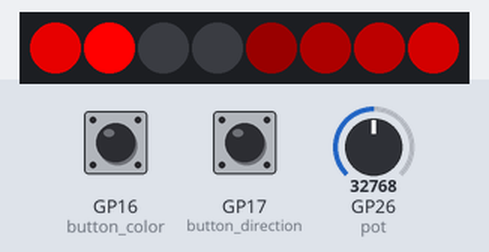
This program was run on a simulated Raspberry Pi Pico running MicroPython. Parts: 8 RGB LEDs in strip order, left to right. The test bench sets the inputs (shaded band); at power-on: GP16 (button_color) LOW, GP17 (button_direction) LOW, GP26 (pot) = 32768 (analog values on the 0–65535 scale).

Above: at 0.08 s.
1.3 s: GP16 (button_color) pulled HIGH for 0.15 s
At 1.72 s:
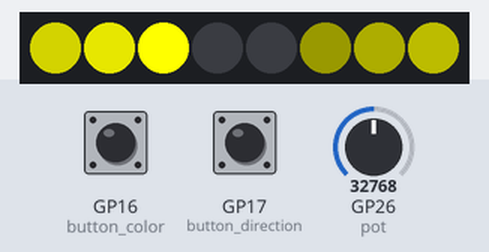
3.6 s: GP16 (button_color) pulled HIGH for 1 s
At 3.99 s:
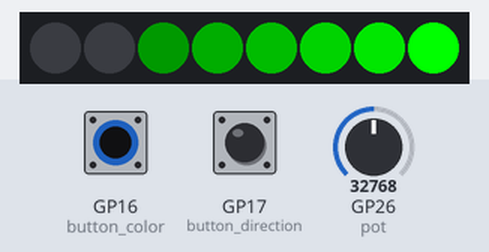
6.1 s: GP16 (button_color) pulled HIGH for 0.15 s
At 6.43 s:
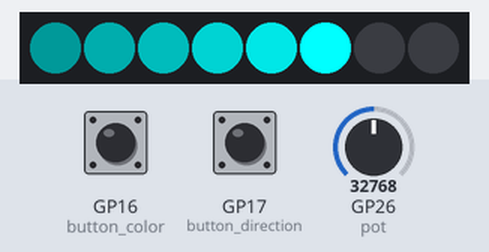
8.3 s: GP16 (button_color) pulled HIGH for 3.2 s
At 8.71 s:
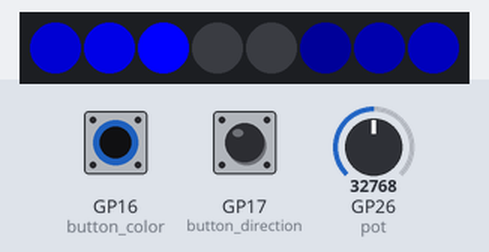
13.0 s: GP16 (button_color) pulled HIGH for 0.15 s
At 13.39 s:
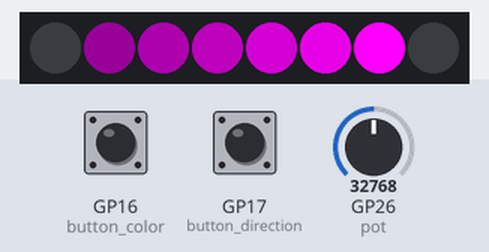
15.2 s: GP16 (button_color) pulled HIGH for 1 s
At 15.51 s:
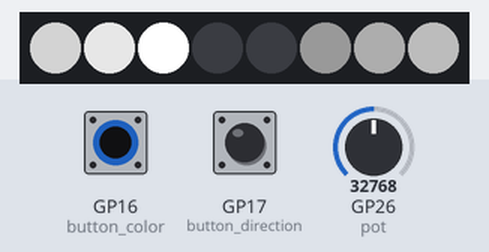
Timing chart, 0 to 18.7 s (numbered marks = the images above; inputs shaded):
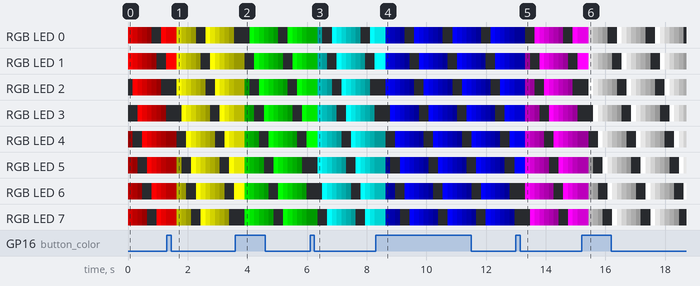

The program:

neopixel_led_1-7.py
```python
import machine
import neopixel
import time

np = neopixel.NeoPixel(machine.Pin(14), 8)
pot = machine.ADC(26)
button_color = machine.Pin(16, machine.Pin.IN, machine.Pin.PULL_DOWN)
button_direction = machine.Pin(17, machine.Pin.IN, machine.Pin.PULL_DOWN)

colors = [
    (255, 0, 0),
    (255, 255, 0),
    (0, 255, 0),
    (0, 255, 255),
    (0, 0, 255),
    (255, 0, 255),
    (255, 255, 255)
]

color_index = 0
current_color = colors[color_index]
direction = 1
position = 0
last_button_color_state = 0
last_button_direction_state = 0
debounce_time = 200
last_press_time = 0

def get_speed_from_pot():
    pot_value = pot.read_u16()
    return max(20, int(300 - (pot_value / 65535 * 280)))

def change_color():
    global color_index, current_color
    color_index = (color_index + 1) % len(colors)
    current_color = colors[color_index]

def toggle_direction():
    global direction
    direction = -1 if direction == 1 else 1

def update_ring(position):
    np.fill((0, 0, 0))
    np[position] = current_color

    trailing_factors = [0.7, 0.5, 0.3, 0.2, 0.1]
    for i, factor in enumerate(trailing_factors):
        trailing_pos = (position - (i + 1) * direction) % 8
        np[trailing_pos] = (
            int(current_color[0] * factor),
            int(current_color[1] * factor),
            int(current_color[2] * factor)
        )

    np.write()

try:
    while True:
        speed = get_speed_from_pot()

        if button_color.value() == 1 and last_button_color_state == 0:
            change_color()
            time.sleep_ms(debounce_time)
        last_button_color_state = button_color.value()

        current_time = time.ticks_ms()
        if button_direction.value() == 1 and last_button_direction_state == 0:
            if time.ticks_diff(current_time, last_press_time) > debounce_time:
                toggle_direction()
                last_press_time = current_time
        last_button_direction_state = button_direction.value()

        position = (position + direction) % 8
        update_ring(position)
        time.sleep_ms(speed)

except KeyboardInterrupt:
    np.fill((0, 0, 0))
    np.write()
```

Measured:
- after the input at 1.3 s, the LEDs: change after 0.34 s (image 1)
- after the input at 3.6 s, the LEDs: change after 0.32 s (image 2)
- after the input at 6.1 s, the LEDs: change after 0.26 s (image 3)
- after the input at 8.3 s, the LEDs: change after 0.34 s (image 4)
- after the input at 13.0 s, the LEDs: change after 0.31 s (image 5)
- after the input at 15.2 s, the LEDs: change after 0.23 s (image 6)
